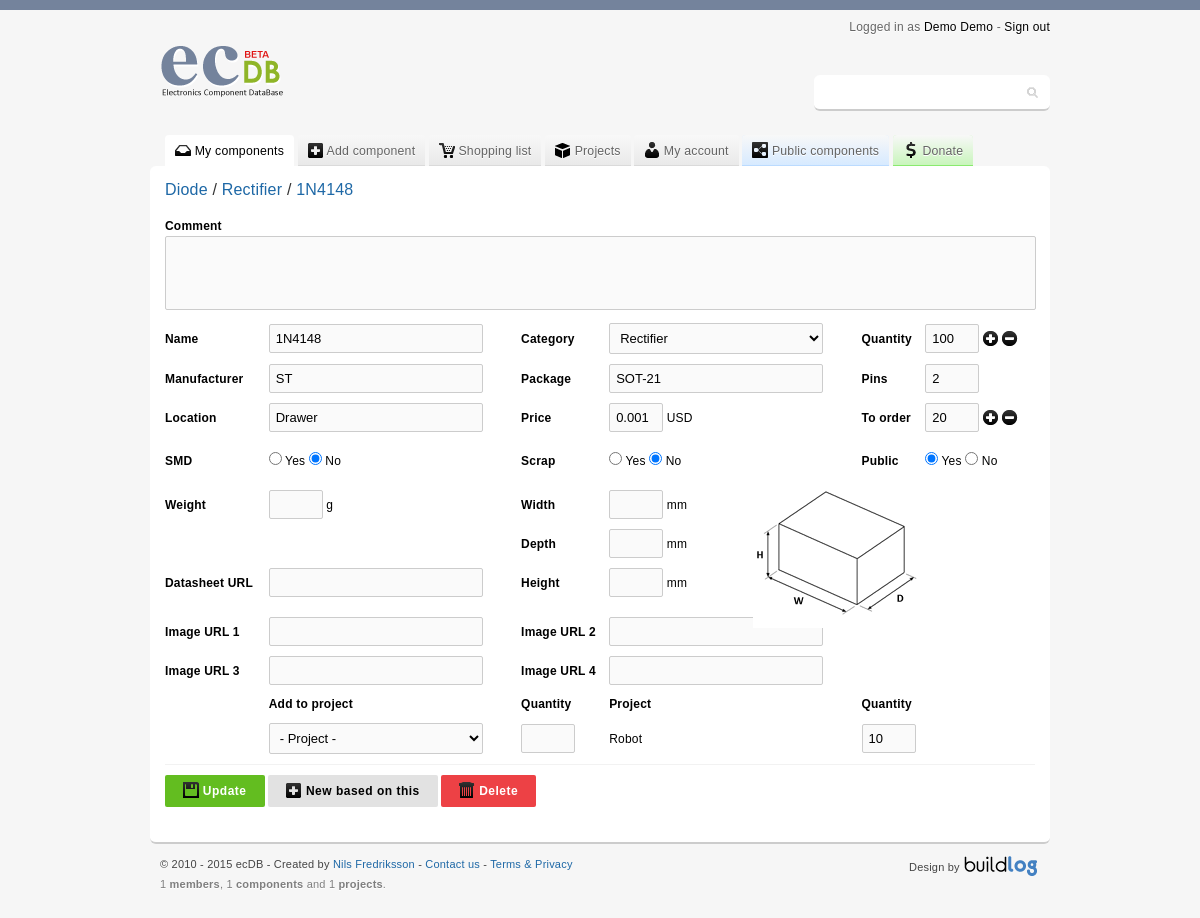
Screenshot of /edit_component.php?edit=1 (signed in) with the database file from the repository.
### tables this page shows
CREATE TABLE IF NOT EXISTS `members` (
  `member_id` int(11) NOT NULL AUTO_INCREMENT,
  `firstname` varchar(32) NOT NULL,
  `lastname` varchar(32) NOT NULL,
  `login` varchar(32) NOT NULL,
  `mail` varchar(32) NOT NULL,
  `passwd` varchar(32) NOT NULL,
  `admin` int(11) NOT NULL DEFAULT '0',
  `measurement` int(11) NOT NULL DEFAULT '1',
  `currency` varchar(3) NOT NULL DEFAULT 'USD',
  `reg_date` timestamp NOT NULL DEFAULT CURRENT_TIMESTAMP,
  PRIMARY KEY (`member_id`)
);

CREATE TABLE IF NOT EXISTS `category_head` (
  `id` int(11) NOT NULL,
  `name` varchar(64) NOT NULL
);

CREATE TABLE IF NOT EXISTS `category_sub` (
  `id` int(11) NOT NULL,
  `name` varchar(64) NOT NULL
);

CREATE TABLE IF NOT EXISTS `data` (
  `id` int(11) NOT NULL AUTO_INCREMENT,
  `owner` int(11) NOT NULL,
  `name` varchar(64) NOT NULL,
  `manufacturer` varchar(64) NOT NULL,
  `package` varchar(64) NOT NULL,
  `pins` varchar(11) NOT NULL,
  `smd` varchar(3) NOT NULL DEFAULT 'No',
  `quantity` varchar(11) NOT NULL,
  `order_quantity` varchar(11) NOT NULL,
  `location` varchar(32) NOT NULL,
  `scrap` varchar(3) NOT NULL DEFAULT 'No',
  `width` varchar(11) DEFAULT NULL,
  `height` varchar(11) DEFAULT NULL,
  `depth` varchar(11) DEFAULT NULL,
  `weight` varchar(11) DEFAULT NULL,
  `datasheet` varchar(256) NOT NULL,
  `comment` text NOT NULL,
  `category` varchar(11) NOT NULL,
  `public` varchar(3) NOT NULL DEFAULT 'No',
  `url1` varchar(256) NOT NULL,
  `url2` varchar(256) NOT NULL,
  `url3` varchar(256) NOT NULL,
  `url4` varchar(256) NOT NULL,
  `price` varchar(11) NOT NULL,
  KEY `Id` (`id`),
  KEY `owner` (`owner`)
);

CREATE TABLE IF NOT EXISTS `projects_data` (
  `projects_data_id` int(11) NOT NULL AUTO_INCREMENT,
  `projects_data_owner_id` int(11) NOT NULL,
  `projects_data_project_id` int(11) NOT NULL,
  `projects_data_component_id` int(11) NOT NULL,
  `projects_data_quantity` int(11) NOT NULL,
  PRIMARY KEY (`projects_data_id`),
  KEY `owner_id` (`projects_data_owner_id`),
  KEY `project_id` (`projects_data_project_id`),
  KEY `component_id` (`projects_data_component_id`)
);

CREATE TABLE IF NOT EXISTS `projects` (
  `project_id` int(11) NOT NULL AUTO_INCREMENT,
  `project_owner` int(11) NOT NULL,
  `project_name` varchar(64) NOT NULL,
  PRIMARY KEY (`project_id`),
  KEY `project_owner` (`project_owner`)
);

### edit_component.php (the view, shortened to what this page needs)
<?php
	$owner 	= 	$_SESSION['SESS_MEMBER_ID'];
	$id 	= 	(int)$_GET['edit'];
	$GetDataComponent = mysql_query("SELECT * FROM data WHERE id = ".$id." AND owner = ".$owner."");
	$executesql = mysql_fetch_assoc($GetDataComponent);
	$GetPersonal = mysql_query("SELECT currency, measurement FROM members WHERE member_id = ".$owner."");
	$personal = mysql_fetch_assoc($GetPersonal);
	if ($executesql['category'] < 999) {
		$head_cat_id = substr($executesql['category'], -3, 1);
	}
	else {
		$head_cat_id = substr($executesql['category'], -4, 2);
	}
	$GetHeadCatName = mysql_query("SELECT * FROM category_head WHERE id = ".$head_cat_id."");
	$executesql_head_catname = mysql_fetch_assoc($GetHeadCatName);
	$sub_cat_id = $executesql['category'];
	$GetSubCatName = mysql_query("SELECT * FROM category_sub WHERE id = ".$sub_cat_id."");
	$executesql_sub_catname = mysql_fetch_assoc($GetSubCatName);
?>
<!DOCTYPE HTML>
<html>
	<head>
		<link rel="stylesheet" type="text/css" href="include/style.css" media="screen"/>
	</head>
	<body>
		<div id="wrapper">
				<?php include 'include/header.php'; ?>
				<?php include 'include/menu.php'; ?>
			<div id="content">
				<h1>
				<a href="category.php?cat=
					<?php
						echo $executesql_head_catname['id'];
						echo '"> ';
						echo $executesql_head_catname['name'];
						echo '</a> / ';
						echo '<a href="category.php?subcat=';
						echo $executesql_sub_catname['id'];
						echo '"> ';
						echo $executesql_sub_catname['name'];
					?>
				</a> / <a href="component.php?view=<?php echo $executesql['id']; ?>"><?php echo $executesql['name']; ?></a></h1>
				<form class="globalForms noPadding" action="" method="post">
					<div class="textBoxInput">
						<label class="keyWord boldText">Comment</label>
						<div class="text">
							<textarea name="comment" rows="4" cols="104"><?php echo $executesql['comment']; ?></textarea>
						</div>
					</div>
					<table class="globalTables leftAlign noHover" cellpadding="0" cellspacing="0">
						<tbody>
							<tr>
								<td class="boldText">
									Name
								</td>
								<td>
									<input name="name" type="text" class="medium" value="<?php echo $executesql['name']; ?>" id="name" />
								</td>
								<td class="boldText">
									Category
								</td>
								<td>
									<select name="category">
										<?php
											$HeadCategoryNameQuery = "SELECT * FROM category_head ORDER by name ASC";
											$sql_exec_headcat = mysql_Query($HeadCategoryNameQuery);
											while ($HeadCategory = mysql_fetch_array($sql_exec_headcat)) {
												$subcatfrom = $HeadCategory['id'] * 100;
												$subcatto = $subcatfrom + 99;
												$SubCategoryNameQuery = "SELECT * FROM category_sub WHERE id BETWEEN ".$subcatfrom." AND ".$subcatto." ORDER by name ASC";
												$sql_exec_subcat = mysql_Query($SubCategoryNameQuery);
												while ($SubCategory = mysql_fetch_array($sql_exec_subcat)) {
													echo '<option value="';
													echo $SubCategory['id'];
													echo '"';
														if ($executesql_sub_catname['id'] == $SubCategory['id']) {
															echo ' selected';
														}
													echo '>';
													echo $SubCategory['name'];
													echo '</option>';
												}
											}
										?>
									</select>
								</td>
								<td class="boldText">
									Quantity
								</td>
								<td>
									<input name="quantity" type="text" class="small" value="<?php echo $executesql['quantity']; ?>" id="quantity"/>
									<button class="button white small" name="quantity_increase" type="submit"><span class="icon medium roundPlus"></span></button>
									<button class="button white small" name="quantity_decrease" type="submit"><span class="icon medium roundMinus"></span></button>
								</td>
							</tr>
							<tr>
								<td class="boldText">
									Manufacturer
								</td>
								<td>
									<input name="manufacturer" type="text" class="medium" value="<?php echo $executesql['manufacturer']; ?>" />
								</td>
								<td class="boldText">
									Package
								</td>
								<td>
									<input name="package" type="text" class="medium" value="<?php echo $executesql['package']; ?>" />
								</td>
								<td class="boldText">
									Pins
								</td>
								<td>
									<input name="pins" type="text" class="small" value="<?php echo $executesql['pins']; ?>" />
								</td>
							</tr>
							<tr>
								<td class="boldText">
									Location
								</td>
								<td>
									<input name="location" type="text" class="medium" value="<?php echo $executesql['location']; ?>" id="location" />
								</td>
								<td class="boldText">
									Price
								</td>
								<td>
									<input name="price" type="text" class="small" value="<?php echo $executesql['price']; ?>" id="price" /> <?php echo $personal['currency']; ?>
								</td>
								<td class="boldText">
									To order
								</td>
								<td>
									<input name="orderquant" type="text" class="small" value="<?php echo $executesql['order_quantity']; ?>" id="orderquant"/>
									<button class="button white small" name="orderquant_increase" type="submit"><span class="icon medium roundPlus"></span></button>
									<button class="button white small" name="orderquant_decrease" type="submit"><span class="icon medium roundMinus"></span></button>
								</td>
							</tr>
							<tr>
								<td></td>
								<td></td>
								<td></td>
								<td></td>
								<td></td>
								<td></td>
							</tr>
							<tr>
								<td class="boldText">
									SMD
								</td>
								<td>
									<?php
										if($executesql['smd'] == 'Yes'){
											echo '<input type="radio" name="smd" value="Yes" checked="checked" /> Yes ';
											echo '<input type="radio" name="smd" value="No" /> No';
										}
										else{
											echo '<input type="radio" name="smd" value="Yes" /> Yes ';
											echo '<input type="radio" name="smd" value="No" checked="checked" /> No';
										}
									?>
								</td>
								<td class="boldText">
									Scrap
								</td>
								<td>
									<?php
										if($executesql['scrap'] == 'Yes'){
											echo '<input type="radio" name="scrap" value="Yes" checked="checked" /> Yes ';
											echo '<input type="radio" name="scrap" value="No" /> No';
										}
										else{
											echo '<input type="radio" name="scrap" value="Yes" /> Yes ';
											echo '<input type="radio" name="scrap" value="No" checked="checked" /> No';
										}
									?>
								</td>
								<td class="boldText">
									Public
								</td>
								<td>
									<?php
										if($executesql['public'] == 'Yes'){
											echo '<input type="radio" name="public" value="Yes" checked="checked" /> Yes ';
											echo '<input type="radio" name="public" value="No" /> No';
										}
										else{
											echo '<input type="radio" name="public" value="Yes" /> Yes ';
											echo '<input type="radio" name="public" value="No" checked="checked" /> No';
										}
									?>
								</td>
							</tr>
							<tr>
								<td></td>
								<td></td>
								<td></td>
								<td></td>
								<td></td>
								<td></td>
							</tr>
							<tr>
								<td class="boldText">
									Weight
								</td>
								<td>
									<input name="weight" type="text" class="small" value="<?php echo $executesql['weight']; ?>" /> <?php if($personal['measurement'] == 1){echo 'g';} else {echo 'g'; } ?>
								</td>
								<td class="boldText">
									Width
								</td>
								<td>
									<input name="width" type="text" class="small" value="<?php echo $executesql['width']; ?>" /> <?php if($personal['measurement'] == 1){echo 'mm';} else {echo 'in'; } ?>
								</td>
								<td>
								</td>
							</tr>
							<tr>
								<td></td>
								<td></td>
								<td class="boldText">
									Depth
								</td>
								<td>
									<input name="depth" type="text" class="small" value="<?php echo $executesql['depth']; ?>" /> <?php if($personal['measurement'] == 1){echo 'mm';} else {echo 'in'; } ?>
								</td>
								<td><img class="packageImage" border="0" src="img/boxSize.png"/></td>
								<td></td>
							</tr>
							<tr>
								<td class="boldText">
									Datasheet URL
								</td>
								<td>
									<input name="datasheet" type="text" class="medium" value="<?php echo $executesql['datasheet']; ?>" />
								</td>
								<td class="boldText">
									Height
								</td>
								<td>
									<input name="height" type="text" class="small" value="<?php echo $executesql['height']; ?>" /> <?php if($personal['measurement'] == 1){echo 'mm';} else {echo 'in'; } ?>
								</td>
								<td></td>
								<td></td>
							</tr>
							<tr>
								<td></td>
								<td></td>
								<td></td>
								<td></td>
								<td></td>
								<td></td>
							</tr>
							<tr>
								<td class="boldText">
									Image URL 1
								</td>
								<td>
									<input name="url1" type="text" class="medium" value="<?php echo $executesql['url1']; ?>" />
								</td>
								<td class="boldText">
									Image URL 2
								</td>
								<td>
									<input name="url2" type="text" class="medium" value="<?php echo $executesql['url2']; ?>"  />
								</td>
								<td>
								</td>
								<td>
								</td>
							</tr>
							<tr>
								<td class="boldText">
									Image URL 3
								</td>
								<td>
									<input name="url3" type="text" class="medium" value="<?php echo $executesql['url3']; ?>" />
								</td>
								<td class="boldText">
									Image URL 4
								</td>
								<td>
									<input name="url4" type="text" class="medium" value="<?php echo $executesql['url4']; ?>" />
								</td>
								<td>
								</td>
								<td>
								</td>
							</tr>
							<tr>
								<td></td>
								<td class="boldText">
									Add to project
									</td>
								<td class="boldText">
									Quantity
								</td>
									<?php
										$Echo = "SELECT projects_data_component_id FROM projects_data WHERE projects_data_component_id = ".(int)$_GET['edit']." ";
										$sql_echo = mysql_query($Echo);
										if (mysql_num_rows($sql_echo) == 0) {
											echo '<td></td>';
											echo '<td></td>';
											echo '<td></td>';
										}
										else {
											echo '<td class="boldText">Project</td>';
											echo '<td class="boldText">Quantity</td>';
											echo '<td></td>';
										}
									?>
							</tr>
							<tr>
								<td></td>
								<td>
									<select name="project">
										<?php
											include('include/include_component_edit_project_add.php');
										?>
									</select>
								</td>
								<td>
									<input name="projquant" type="text" class="small" value="<?php if(isset($_POST['submit'])) { echo $_POST['projquant']; } ?>" />
								</td>
								<td>
									<?php
										include('include/include_component_edit_project_edit.php');
										$MenuProj = new EditProj;
										$MenuProj->MenuProj();
									?>
						</tbody>
					</table>
					<div class="buttons">
						<div class="input">
							<button class="button green" name="update" type="submit"><span class="icon medium save"></span> Update</button>
							<button class="button" name="based" type="submit"><span class="icon medium sqPlus"></span> New based on this</button>
							<button class="button red" name="delete" type="submit"><span class="icon medium trash"></span> Delete</button>
						</div>
					</div>
				</form>
			</div>
				<?php include 'include/footer.php'; ?>
		</div>
	</body>
</html>

### include/header.php (shortened to what this page needs)
<div id="header">
	<div class="logoWrapper">
		<a href ="."><span class="logoImage"></span></a>
	</div>
	<span class="userInfo">
		Logged in as <a href="my.php">
		<?php
			$owner = $_SESSION['SESS_MEMBER_ID'];
			$GetName = mysql_query("SELECT firstname, lastname FROM members WHERE member_id = ".$owner."");
			$headername = mysql_fetch_assoc($GetName);
			if(isset($_POST['submit']) && $_SERVER["REQUEST_URI"] == '/ecdb/my.php') { echo $_POST['firstname']; } else { echo $headername['firstname']; }
			if(isset($_POST['submit']) && $_SERVER["REQUEST_URI"] == '/ecdb/my.php') { echo $_POST['lastname']; } else { echo $headername['lastname']; }
		?>
		</a> - <a href="logout.php"> Sign out</a>
	</span>
	<div class="searchContent">
		<form class="search" action="search.php" method="get">
			<input type="text" name="q" autofocus/>
		</form>
	</div>
</div>

### include/include_component_edit_project_edit.php (shortened to what this page needs)
<?php
class EditProj {
	public function MenuProj() {
		$id		= 	(int)$_GET['edit'];
		$query = "SELECT projects_data.projects_data_project_id, projects_data.projects_data_quantity, projects_data.projects_data_project_id, projects_data.projects_data_component_id, projects.project_id, projects.project_name FROM projects_data, projects WHERE projects_data.projects_data_project_id = projects.project_id AND projects_data.projects_data_component_id = '$id' LIMIT 1";
		$result = mysql_query($query) or die(mysql_error());
		while($row = mysql_fetch_array($result)){
					echo $row['project_name'];
				echo '</td>';
				echo '<td><input name="projquantedit[';
					echo $row['project_id'];
				echo ']" type="text" class="small" value="';
					echo $row['projects_data_quantity'];
				echo '" /></td>';
				echo '<td>';
			echo '</td>';
			echo '</tr>';
		}
	}
}
?>

### rows the page displays
members: firstname "Demo", lastname "Demo", currency "USD"
category_head: name "Diode"
category_sub: name "Rectifier"
data: name "1N4148", quantity "100", manufacturer "ST", package "SOT-21", pins "2", location "Drawer", price "0.001", orderquant "20"
projects_data: projects.project_name "Robot", projects_data_quantity "10"

### other values shown
$members "1"
$components "1"
$projects "1"
form field category "Rectifier"
